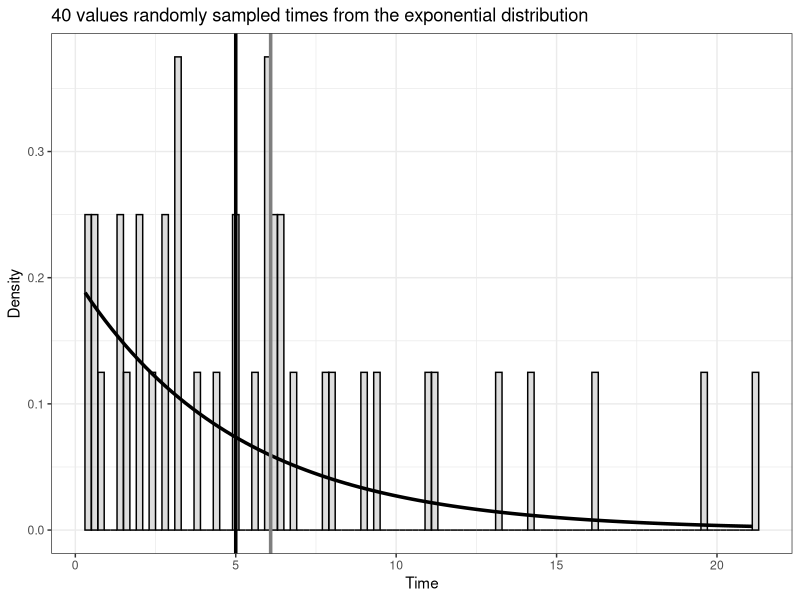
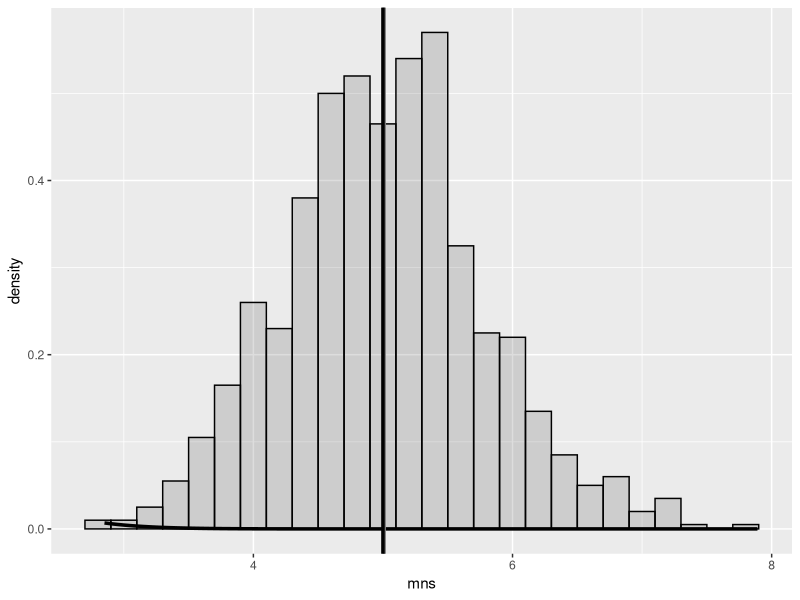
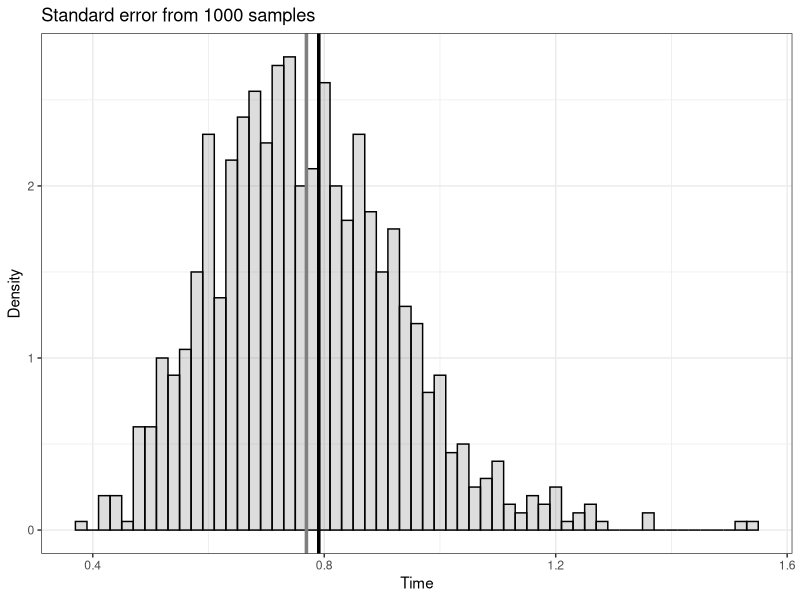

The R source for these figures, in order:
## ---- chunk 1
library(ggplot2)
require(gridExtra)
## ---- chunk 2
lambda <- .2
sampleSize <- 40
set.seed(12)
sample <- rexp(sampleSize, rate = lambda)
samplemean <- mean(sample)
## ---- chunk 3
cat(head(sample, 3), sep = ", ")
## ---- chunk 4
sample <- data.frame(sample)
g <- ggplot(data = sample, aes(x = sample)) + geom_histogram(alpha = .20, binwidth = .2, colour = "black", aes(y = ..density..))
g <- g + stat_function(fun = dexp, args = list(rate = lambda),size = 1.2)
g <- g + labs(title = "40 values randomly sampled times from the exponential distribution")
g <- g + geom_vline(aes(linetype = "Sample mean"), xintercept = samplemean, colour = "grey50", size = 1.2)
g <- g + geom_vline(aes(linetype = "Density mean"), xintercept = 5, size = 1.2)
g <- g + labs(x = "Time", y = "Density")
g <- g + theme_bw()

g
## ---- chunk 5
mns = NULL  #initialise variable for means
vrs = NULL
for (i in 1 : 1000) {
    expdist <- rexp(sampleSize, rate = lambda)
    mns = c(mns, mean(expdist))
    vrs = c(vrs, var(expdist))
}
avgAllMeans <- mean(mns)
mns <- data.frame(mns)
sdMean <- 1/(sqrt(40) * lambda)
g <- ggplot(data = mns, aes(x = mns)) + geom_histogram(alpha = .20, binwidth = .2, colour = "black", aes(y = ..density..))
g <- g + stat_function(fun = dnorm, arg = list(mean = 1/lambda, sd = sdMean), size = 1.2)
g <- g + geom_vline(xintercept = avgAllMeans, colour = "grey50", size = 1.2)
g <- g + geom_vline(xintercept = 1/lambda, size = 1.2)
g
## ---- chunk 6
stderror <- sqrt(vrs/40)
se <- 5/sqrt(40)
avese <- mean(stderror)
stderror <- data.frame(stderror)
g <- ggplot(data = stderror, aes(x = stderror)) + geom_histogram(alpha = .20, binwidth = .02, colour = "black", aes(y = ..density..))
g <- g + labs(title = "Standard error from 1000 samples")
g <- g + geom_vline(aes(linetype = "Sample mean"), xintercept = avese, colour = "grey50", size = 1.2)
g <- g + geom_vline(aes(linetype = "Density mean"), xintercept = se, size = 1.2)
g <- g + labs(x = "Time", y = "Density")
g <- g + theme_bw()

g
